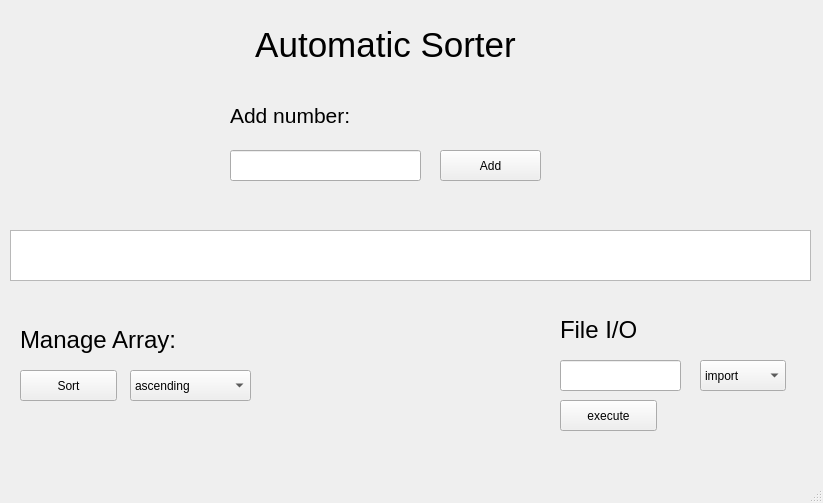
<?xml version="1.0" encoding="UTF-8"?>
<ui version="4.0">
 <class>MainWindow</class>
 <widget class="QMainWindow" name="MainWindow">
  <property name="geometry">
   <rect>
    <x>0</x>
    <y>0</y>
    <width>823</width>
    <height>503</height>
   </rect>
  </property>
  <property name="windowTitle">
   <string>MainWindow</string>
  </property>
  <widget class="QWidget" name="centralwidget">
   <widget class="QTableWidget" name="res">
    <property name="geometry">
     <rect>
      <x>10</x>
      <y>230</y>
      <width>801</width>
      <height>51</height>
     </rect>
    </property>
   </widget>
   <widget class="QLineEdit" name="inp">
    <property name="geometry">
     <rect>
      <x>230</x>
      <y>150</y>
      <width>191</width>
      <height>31</height>
     </rect>
    </property>
   </widget>
   <widget class="QLabel" name="label">
    <property name="geometry">
     <rect>
      <x>230</x>
      <y>100</y>
      <width>161</width>
      <height>31</height>
     </rect>
    </property>
    <property name="text">
     <string>&lt;html&gt;&lt;head/&gt;&lt;body&gt;&lt;p&gt;&lt;span style=&quot; font-size:16pt;&quot;&gt;Add number: &lt;/span&gt;&lt;/p&gt;&lt;/body&gt;&lt;/html&gt;</string>
    </property>
   </widget>
   <widget class="QLabel" name="label_2">
    <property name="geometry">
     <rect>
      <x>230</x>
      <y>10</y>
      <width>311</width>
      <height>71</height>
     </rect>
    </property>
    <property name="text">
     <string>&lt;html&gt;&lt;head/&gt;&lt;body&gt;&lt;p align=&quot;center&quot;&gt;&lt;span style=&quot; font-size:26pt;&quot;&gt;Automatic Sorter&lt;/span&gt;&lt;/p&gt;&lt;/body&gt;&lt;/html&gt;</string>
    </property>
   </widget>
   <widget class="QPushButton" name="submit">
    <property name="geometry">
     <rect>
      <x>440</x>
      <y>150</y>
      <width>101</width>
      <height>31</height>
     </rect>
    </property>
    <property name="text">
     <string>Add</string>
    </property>
   </widget>
   <widget class="QPushButton" name="sort">
    <property name="geometry">
     <rect>
      <x>20</x>
      <y>370</y>
      <width>97</width>
      <height>31</height>
     </rect>
    </property>
    <property name="text">
     <string>Sort</string>
    </property>
   </widget>
   <widget class="QComboBox" name="type">
    <property name="geometry">
     <rect>
      <x>130</x>
      <y>370</y>
      <width>121</width>
      <height>31</height>
     </rect>
    </property>
    <item>
     <property name="text">
      <string>ascending</string>
     </property>
    </item>
    <item>
     <property name="text">
      <string>descending</string>
     </property>
    </item>
   </widget>
   <widget class="QPushButton" name="filesubmit">
    <property name="geometry">
     <rect>
      <x>560</x>
      <y>400</y>
      <width>97</width>
      <height>31</height>
     </rect>
    </property>
    <property name="text">
     <string>execute</string>
    </property>
   </widget>
   <widget class="QLineEdit" name="filename">
    <property name="geometry">
     <rect>
      <x>560</x>
      <y>360</y>
      <width>121</width>
      <height>31</height>
     </rect>
    </property>
   </widget>
   <widget class="QLabel" name="label_3">
    <property name="geometry">
     <rect>
      <x>560</x>
      <y>310</y>
      <width>151</width>
      <height>41</height>
     </rect>
    </property>
    <property name="text">
     <string>&lt;html&gt;&lt;head/&gt;&lt;body&gt;&lt;p&gt;&lt;span style=&quot; font-size:18pt;&quot;&gt;File I/O&lt;/span&gt;&lt;/p&gt;&lt;/body&gt;&lt;/html&gt;</string>
    </property>
   </widget>
   <widget class="QComboBox" name="filetype">
    <property name="geometry">
     <rect>
      <x>700</x>
      <y>360</y>
      <width>86</width>
      <height>31</height>
     </rect>
    </property>
    <item>
     <property name="text">
      <string>import</string>
     </property>
    </item>
    <item>
     <property name="text">
      <string>export</string>
     </property>
    </item>
   </widget>
   <widget class="QLabel" name="label_4">
    <property name="geometry">
     <rect>
      <x>20</x>
      <y>320</y>
      <width>181</width>
      <height>41</height>
     </rect>
    </property>
    <property name="text">
     <string>&lt;html&gt;&lt;head/&gt;&lt;body&gt;&lt;p&gt;&lt;span style=&quot; font-size:18pt;&quot;&gt;Manage Array: &lt;/span&gt;&lt;/p&gt;&lt;/body&gt;&lt;/html&gt;</string>
    </property>
   </widget>
   <widget class="QLabel" name="output">
    <property name="geometry">
     <rect>
      <x>300</x>
      <y>370</y>
      <width>211</width>
      <height>41</height>
     </rect>
    </property>
    <property name="styleSheet">
     <string notr="true">color: green;</string>
    </property>
    <property name="text">
     <string>&lt;html&gt;&lt;head/&gt;&lt;body&gt;&lt;p align=&quot;center&quot;&gt;&lt;br/&gt;&lt;/p&gt;&lt;/body&gt;&lt;/html&gt;</string>
    </property>
   </widget>
  </widget>
  <widget class="QMenuBar" name="menubar">
   <property name="geometry">
    <rect>
     <x>0</x>
     <y>0</y>
     <width>823</width>
     <height>28</height>
    </rect>
   </property>
  </widget>
  <widget class="QStatusBar" name="statusbar"/>
 </widget>
 <resources/>
 <connections/>
</ui>
